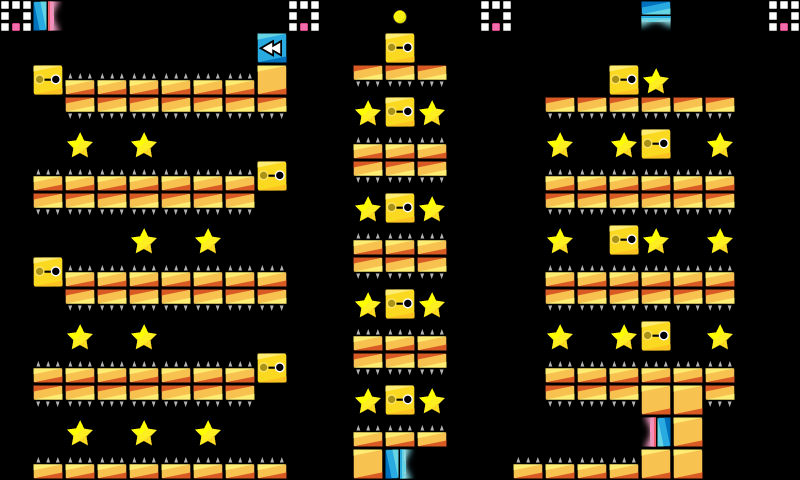

A 2D game scene composited from a Tiled map and its tileset images. What follows is a short description and the map's XML, with each tile layer's data collapsed to a summary:
An orthogonal 25x15 tile map with 32x32 px tiles, 1 tile layer (map).

<map version="1.0" orientation="orthogonal" renderorder="right-down" width="25" height="15" tilewidth="32" tileheight="32" nextobjectid="7">
 <properties>
  <property name="ad" value="false" />
 </properties>
 <tileset firstgid="1" name="map_tiles" tilewidth="32" tileheight="32">
  <image source="../../img/map_tiles.png" width="480" height="480" />
 </tileset>
 <layer name="map" width="25" height="15">
  <data>[375 cells, 188 non-empty, 11 distinct tile ids]</data>
 </layer>
 <objectgroup name="Object Layer 1" />
</map>
